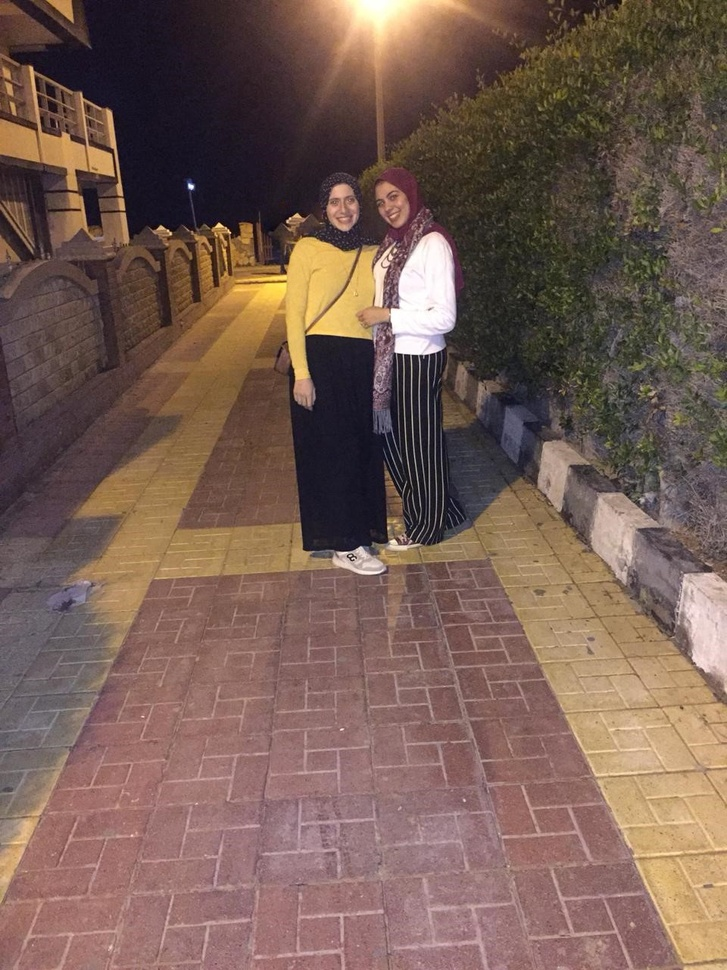
#> input picture TestImages/alex.jpg, 727 x 970 px, shrunk from 960 x 1280 before the run
$ python -i imageEnhancing.py   (imports and definitions only)
#> lines starting #> are read from the running program, lines starting #| are printed output that depends on the picture
#> further down, picture is the input picture: shape (970, 727, 3); mean B, G, R 83.9, 94, 118.7
from cv2 import cv2
import os
import numpy as np


def grayingImage(testImage):
    toGrayImage= cv2.cvtColor(testImage,cv2.COLOR_BGR2GRAY)
    return toGrayImage


def adjust_gamma(image, gamma=1.5):
    # build a lookup table mapping the pixel values [0, 255] to
    # their adjusted gamma values
    invGamma = 1.0 / gamma
    table = np.array([((i / 255.0) ** invGamma) * 255
        for i in np.arange(0, 256)]).astype("uint8")

    # apply gamma correction using the lookup table
    return cv2.LUT(image, table)

def HistogramEqualization(img):
    img_to_yuv = cv2.cvtColor(img,cv2.COLOR_BGR2YUV)
#> img_to_yuv: shape (970, 727, 3); mean of channels 0, 1, 2 100.2, 120, 144.3
    img_to_yuv[:,:,0] = cv2.equalizeHist(img_to_yuv[:,:,0])
#> img_to_yuv: shape (970, 727, 3); mean of channels 0, 1, 2 128.3, 120, 144.3
    hist_equalization_result = cv2.cvtColor(img_to_yuv, cv2.COLOR_YUV2BGR)
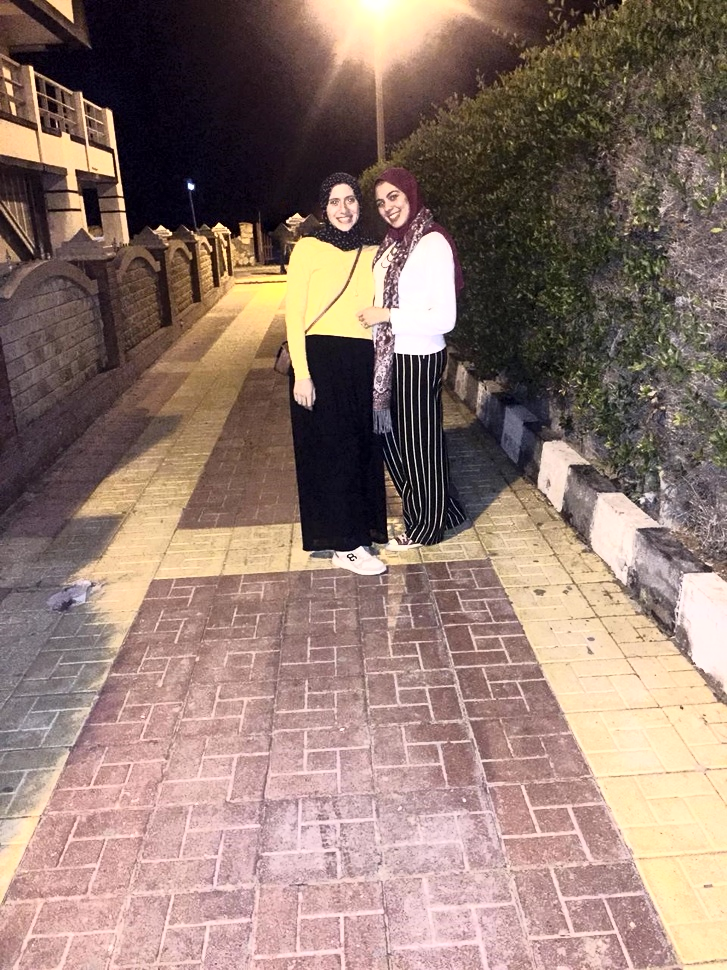
#> hist_equalization_result: shape (970, 727, 3); mean B, G, R 112.2, 122.1, 145.3

    return hist_equalization_result

def DoG(fn):

    # fn_no_ext = fn.split('.')[0]
    # outputFile = fn_no_ext+'DoG.jpg'
    # #read the input file
    img = cv2.imread(str(fn))

    #run a 5x5 gaussian blur then a 3x3 gaussian blr
    blur5 = cv2.GaussianBlur(fn,(9,9),1)
    blur3 = cv2.GaussianBlur(fn,(3,3),1)

    #write the results of the previous step to new files
    cv2.imwrite('3x3.jpg', blur3)
    cv2.imwrite('5x5.jpg', blur5)

    DoGim = blur5 - blur3
    return DoGim

>>> import cv2
>>> picture = cv2.imread('TestImages/alex.jpg')
>>> result = HistogramEqualization(picture)

$ run again, on TestImages/all.JPG
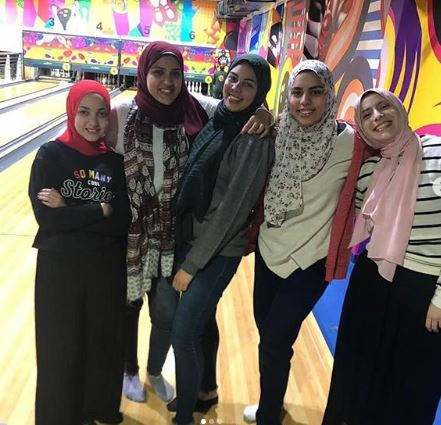
#> input picture TestImages/all.JPG, 441 x 425 px
#> picture is the input picture: shape (425, 441, 3); mean B, G, R 92.4, 101.5, 111.4
#> in HistogramEqualization, `hist_equalization_result = cv2.cvtColor(img_to_yuv, cv2.COLOR_YUV2BGR)`:
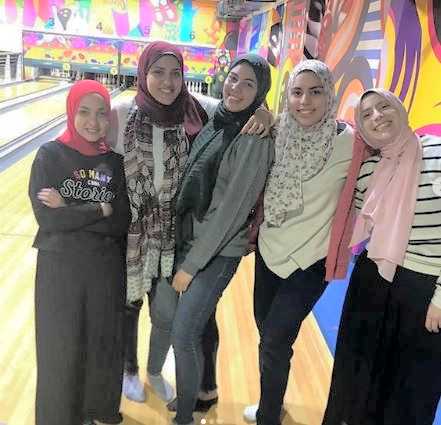
#> hist_equalization_result: shape (425, 441, 3); mean B, G, R 117.2, 126.4, 136.1

$ run again, on TestImages/alluni.JPG
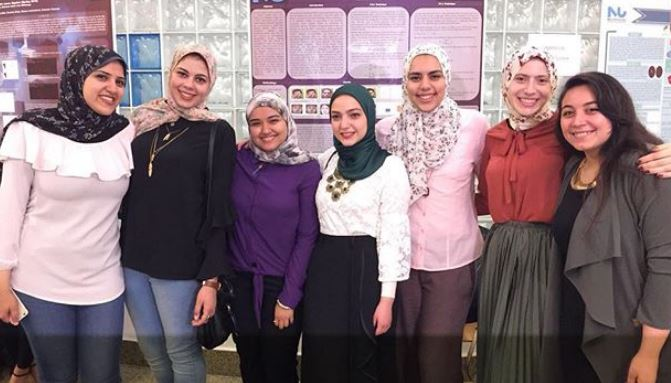
#> input picture TestImages/alluni.JPG, 671 x 383 px
#> picture is the input picture: shape (383, 671, 3); mean B, G, R 123.3, 116.5, 136.8
#> in HistogramEqualization, `hist_equalization_result = cv2.cvtColor(img_to_yuv, cv2.COLOR_YUV2BGR)`:
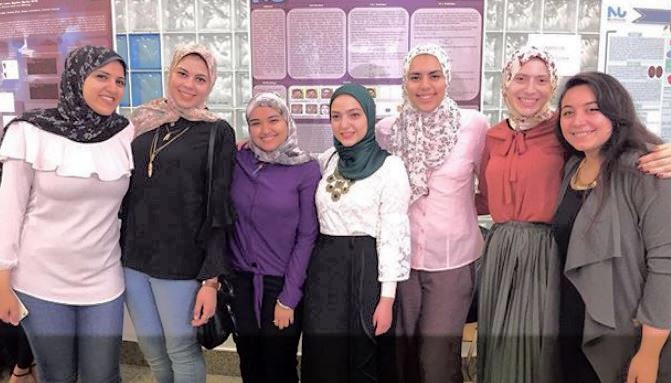
#> hist_equalization_result: shape (383, 671, 3); mean B, G, R 128.1, 121.3, 141.7

$ run again, on TestImages/aya.JPG
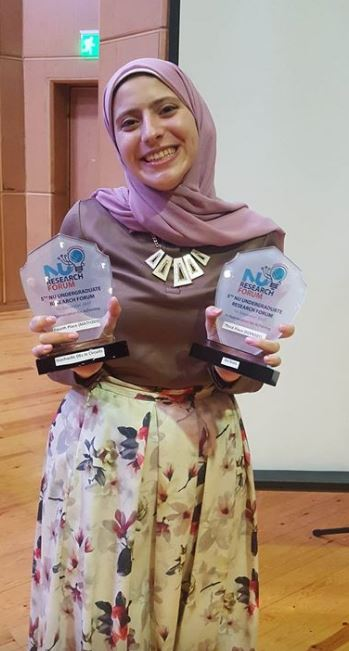
#> input picture TestImages/aya.JPG, 349 x 651 px
#> picture is the input picture: shape (651, 349, 3); mean B, G, R 131.7, 143.9, 165.8
#> in HistogramEqualization, `hist_equalization_result = cv2.cvtColor(img_to_yuv, cv2.COLOR_YUV2BGR)`:
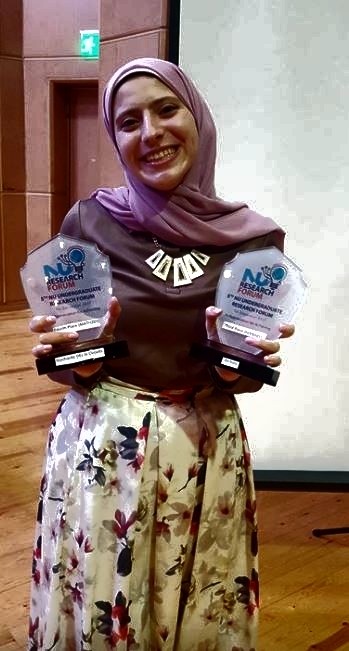
#> hist_equalization_result: shape (651, 349, 3); mean B, G, R 111.8, 123.6, 145.3
